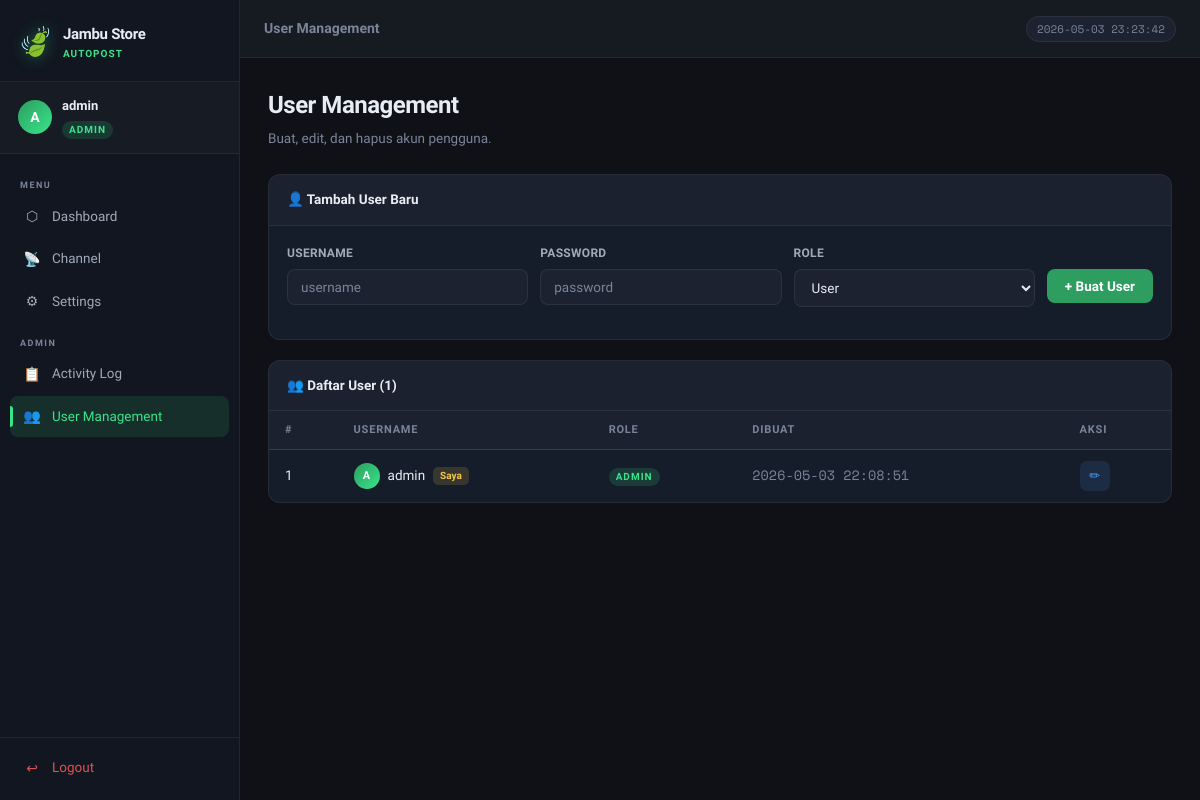
The app's page /users (signed in) with its own data.
### tables this page shows
CREATE TABLE users (
        id INTEGER PRIMARY KEY AUTOINCREMENT,
        username TEXT UNIQUE NOT NULL,
        password TEXT NOT NULL,
        role TEXT NOT NULL DEFAULT 'user',
        created_at TEXT DEFAULT (datetime('now','localtime'))
    );

### app.py (the view)
@app.route('/users')
@admin_required
def user_management():
    conn = get_db()
    users = conn.execute("SELECT id, username, role, created_at FROM users ORDER BY id").fetchall()
    conn.close()
    return render_template('users.html', users=users)

### app.py (called while the page is built)
def get_db():
    conn = sqlite3.connect(DB_PATH)
    conn.row_factory = sqlite3.Row
    return conn

def admin_required(f):
    @wraps(f)
    def decorated(*args, **kwargs):
        if 'user_id' not in session:
            return redirect(url_for('login'))
        if session.get('role') != 'admin':
            flash('Akses ditolak. Hanya admin yang bisa mengakses halaman ini.', 'error')
            return redirect(url_for('channels'))
        return f(*args, **kwargs)
    return decorated

### templates/users.html (shortened to what this page needs)
{% extends "base.html" %}
{% block page_title %}User Management{% endblock %}
{% block content %}
<div class="page-header">
    <h1 class="page-h1">User Management</h1>
    <p class="page-sub">Buat, edit, dan hapus akun pengguna.</p>
</div>
<div class="card mb-4">
    <div class="card-header"><span>👤 Tambah User Baru</span></div>
    <form method="POST" action="{{ url_for('add_user') }}" class="card-body">
        <div class="form-row">
            <div class="form-group">
                <label class="form-label">Username</label>
                <input type="text" name="username" class="form-input" placeholder="username" required>
            </div>
            <div class="form-group">
                <label class="form-label">Password</label>
                <input type="password" name="password" class="form-input" placeholder="password" required>
            </div>
            <div class="form-group">
                <label class="form-label">Role</label>
                <select name="role" class="form-input">
                    <option value="user">User</option>
                </select>
            </div>
            <div class="form-group form-group-btn">
                <label class="form-label">&nbsp;</label>
                <button type="submit" class="btn btn-primary">+ Buat User</button>
            </div>
        </div>
    </form>
</div>
<div class="card">
    <div class="card-header">
        <span>👥 Daftar User ({{ users|length }})</span>
    </div>
    <div class="table-wrapper">
        <table class="data-table">
            <thead>
                <tr>
                    <th>#</th>
                    <th>Username</th>
                    <th>Role</th>
                    <th>Dibuat</th>
                    <th>Aksi</th>
                </tr>
            </thead>
            <tbody>
                {% for u in users %}
                <tr>
                    <td>{{ loop.index }}</td>
                    <td>
                        <div style="display:flex;align-items:center;gap:8px">
                            <div class="user-avatar sm">{{ u.username[0].upper() }}</div>
                            <span>{{ u.username }}</span>
                            {% if u.id == session.user_id %}<span class="badge-self">Saya</span>{% endif %}
                        </div>
                    </td>
                    <td><span class="user-role {{ u.role }}">{{ u.role }}</span></td>
                    <td class="text-muted mono">{{ u.created_at }}</td>
                    <td class="actions-cell">
                        <button class="btn-icon btn-edit" title="Edit"
                            onclick="openUserModal({{ u.id }}, '{{ u.username }}', '{{ u.role }}')">✏</button>
                    </td>
                </tr>
                {% endfor %}
            </tbody>
        </table>
    </div>
</div>
{% endblock %}

### static/css/style.css (style rules this page uses)
:root { --green: #2d9e5f; --green-dark: #1a7a44; --green-light: #d4f5e2; --green-glow: rgba(45, 158, 95, 0.15); --bg: #0f1117; --bg2: #161b22; --bg3: #1c2230; --sidebar-bg: #111620; --card: #161d2a; --card-border: rgba(255,255,255,0.07); --text: #e8edf5; --text-muted: #7a8599; --text-sub: #a0aab8; --accent: #38e58a; --red: #e05252; --blue: #4a9eff; --yellow: #f5c84a; --radius: 12px; --radius-sm: 8px; --shadow: 0 4px 24px rgba(0,0,0,0.4); --shadow-sm: 0 2px 8px rgba(0,0,0,0.3); --font: 'Sora', sans-serif; --mono: 'Space Mono', monospace; --sidebar-w: 240px; --topbar-h: 58px; --transition: 0.2s ease; }
*, *::before, *::after { box-sizing: border-box; margin: 0; padding: 0; }
html { scroll-behavior: smooth; }
body { font-family: var(--font); background: var(--bg); color: var(--text); font-size: 14px; line-height: 1.6; min-height: 100vh; -webkit-font-smoothing: antialiased; }
button { cursor: pointer; border: none; background: none; font-family: var(--font); }
input, textarea, select { font-family: var(--font); }
.user-avatar { width: 34px; height: 34px; border-radius: 50%; background: linear-gradient(135deg, var(--green), var(--accent)); display: flex; align-items: center; justify-content: center; font-weight: 700; font-size: 14px; color: #fff; flex-shrink: 0; }
.user-avatar.sm { width: 26px; height: 26px; font-size: 11px; }
.user-role { font-size: 10px; font-weight: 600; letter-spacing: 1px; text-transform: uppercase; padding: 1px 7px; border-radius: 20px; display: inline-block; margin-top: 2px; }
.user-role.admin { background: rgba(56,229,138,0.15); color: var(--accent); }
.page-header { margin-bottom: 24px; }
.page-h1 { font-size: 24px; font-weight: 700; color: var(--text); letter-spacing: -0.5px; }
.page-sub { color: var(--text-muted); margin-top: 4px; font-size: 13.5px; }
.card { background: var(--card); border: 1px solid var(--card-border); border-radius: var(--radius); overflow: hidden; }
.card-header { display: flex; align-items: center; justify-content: space-between; padding: 14px 18px; border-bottom: 1px solid var(--card-border); font-weight: 600; font-size: 13.5px; background: rgba(255,255,255,0.02); }
.card-body { padding: 18px; }
.mb-4 { margin-bottom: 20px; }
.form-group { margin-bottom: 14px; }
.form-row { display: flex; gap: 12px; flex-wrap: wrap; }
.form-row .form-group { flex: 1; min-width: 140px; }
.form-label { display: block; font-size: 12px; font-weight: 600; color: var(--text-sub); margin-bottom: 6px; letter-spacing: 0.3px; text-transform: uppercase; }
.form-input { width: 100%; background: var(--bg3); border: 1px solid var(--card-border); border-radius: var(--radius-sm); color: var(--text); padding: 9px 13px; font-size: 13.5px; transition: all var(--transition); outline: none; resize: vertical; }
.form-input::placeholder { color: var(--text-muted); }
.form-group-btn { min-width: unset !important; flex: 0 !important; white-space: nowrap; }
.btn { display: inline-flex; align-items: center; gap: 7px; padding: 9px 18px; border-radius: var(--radius-sm); font-size: 13.5px; font-weight: 600; font-family: var(--font); transition: all var(--transition); white-space: nowrap; }
.btn-primary { background: var(--green); color: #fff; }
.btn-icon { width: 30px; height: 30px; border-radius: 7px; display: inline-flex; align-items: center; justify-content: center; font-size: 13px; transition: all var(--transition); }
.btn-edit { background: rgba(74,158,255,0.12); color: var(--blue); }
.table-wrapper { overflow-x: auto; }
.data-table { width: 100%; border-collapse: collapse; }
.data-table th { padding: 10px 16px; font-size: 11px; font-weight: 700; text-transform: uppercase; letter-spacing: 0.8px; color: var(--text-muted); text-align: left; border-bottom: 1px solid var(--card-border); background: rgba(255,255,255,0.02); white-space: nowrap; }
.data-table td { padding: 11px 16px; font-size: 13.5px; border-bottom: 1px solid rgba(255,255,255,0.04); vertical-align: middle; }
.data-table tbody tr:last-child td { border-bottom: none; }
.actions-cell { display: flex; gap: 6px; align-items: center; }
.mono { font-family: var(--mono); font-size: 12px; }
.text-muted { color: var(--text-muted); }
.badge-self { background: rgba(245,200,74,0.15); color: var(--yellow); font-size: 10px; padding: 1px 7px; border-radius: 5px; font-weight: 700; }

### records on screen
users: username "A", username "admin", shows "Saya", role "ADMIN", created_at "2026-05-03 22:08:51"

### other values on screen
{{ session.username[0].upper() }} "A"
{{ session.username }} "admin"
{{ session.role }} "ADMIN"
{{ users|length }} "1"
